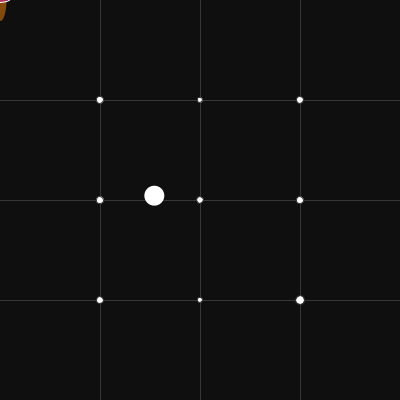
Frame 1 (no input)
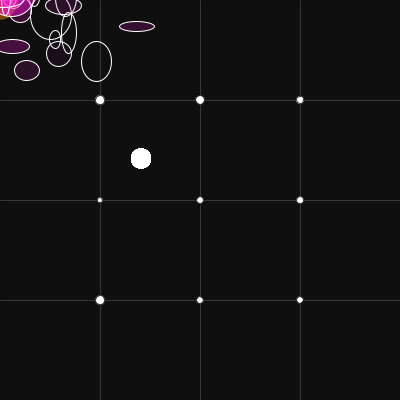
Frame 60 (the mouse pressed at the canvas centre just before this capture)
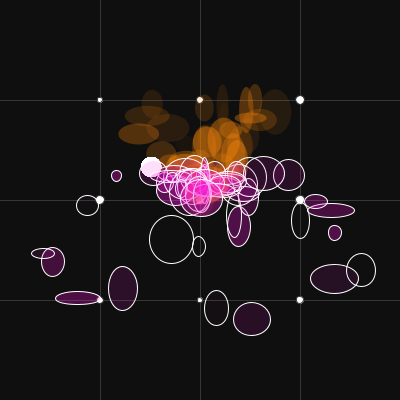
Frame 120 (the mouse held since frame 60 and released just before this capture)

The Processing sketch that drew these frames (run headless with seeded random() and noise(); from frame 60 on, the mouse is pressed at the canvas centre):

// Processing sketch: processing_107794
// ── processing_107794.pde

/***********************************************************
 Programmed by Jason Barles 

  Licence: Creative Commons Attribution 3.0 Unported 
  http://creativecommons.org/licenses/by/3.0/deed.en_US
  
 Date: 2/Apr/2013
 
 Description:
 Draws circular particles of orange and purple allowing you
 to control it with a mouse. A white circle randomly moves 
 around the screen.
 **********************************************************/
int MAX_PARTICLES = 50; // maximum number of particles for each type
int BACKGROUND_COLOUR = 15; // background colour
ArrayList orangeParticles; // list of Orange particles
ArrayList purpleParticles; // list of Purple particles
float noiseX, noiseY, pnoiseX, pnoiseY; // random locations for drawing the particles

void setup() {
  size(400,400);  
  noiseX = width * noise(50);  
  noiseY = height * noise(60);
  orangeParticles = new ArrayList();
  purpleParticles = new ArrayList();  
}

void draw() { 
  // update the noise pixel location so that it randomly draws
  // within the boundaries of the window
  pnoiseX = noiseX; pnoiseY = noiseY;
  noiseX = width * noise(50 + frameCount * 0.01); 
  noiseY = height * noise(60 + frameCount * 0.02); 
  
  // draw the orange and purple particles at the mouse location
  PVector randomLocation = new PVector(mouseX, mouseY);  
  orangeParticles.add(new Orange(randomLocation));
  purpleParticles.add(new Purple(randomLocation));   
  
  // refresh the background after drawing on the partices 
  // on the screen 
  background(BACKGROUND_COLOUR);  
  // draw a grid on the background
  drawGrid();  
    
  // draw the Orange particles
  for (int i = 0; i < orangeParticles.size(); i++ ) { 
    Orange op = (Orange) orangeParticles.get(i);
    op.run();   
    // draw a circle at the random noise location  
    fill(255);
    ellipse(noiseX, noiseY, 20, 20);       
  }
  
  // draw the Purple particles
  for (int i = 0; i < purpleParticles.size(); i++ ) { 
    Purple pp = (Purple) purpleParticles.get(i);
    pp.run();
  }  

  // remove the first particle in the array if it reaches 
  // the maximum size
  if (orangeParticles.size() > MAX_PARTICLES) {
    orangeParticles.remove(0); 
  } 
  if (purpleParticles.size() > MAX_PARTICLES) {
    purpleParticles.remove(0); 
  } 
}

/*
 drawGrid(): draws a grid with circles on the intersections
*/
void drawGrid(){
  stroke(55);
  strokeWeight(1);
  // draw the verticle grid lines
  for(int x=100; x < width; x+=100){
    line(x, 0, x, height);  
  } 
  // draw the horizontal grid lines
  for(int y=100; y < height; y+=100){
    line(0, y, width, y);
  } 
  // draw circles at the grid line intersections  
  for(int x=100; x < width; x+=100){
    for(int y=100; y < height; y+=100){
      fill(255);
      float size=random(5,10);
      ellipse(x, y, size, size);
    }
  }
}

/***********************************************************
 Programmed by Jason Barles
 Date: 2/Apr/2013
  
 Particle class that allows for subclasses to extend it. 
 **********************************************************/
class Particle{
  PVector velocity;
  PVector location;
  PVector acceleration;
  float timeToLive;

  Particle(PVector l) {
    acceleration = new PVector(0, 0);  
    velocity = new PVector(random(-2, 2), random(-2, -2));
    location = l.get();
    timeToLive =  random(10,120);
  }

  void run() {
    update();
    display();
  }

  void update(){
    velocity.add(acceleration);
    location.add(velocity);
    timeToLive -= 1;
  }
  
  void display() {  
    // blank to allow sub classes to extend this function
  }
  
  void addGravity(PVector gravity){
    acceleration.add(gravity);
  }
} 

/***********************************************************
 Programmed by Jason Barles
 SID: 430515442
 Date: 2/Apr/2013
  
 An orange particle that extends the time to live. This class
 inherits the Particle class.
 **********************************************************/
class Orange extends Particle {
  Orange(PVector l){
    super(l);
    timeToLive =  random(10,130); // extend the time to live
  }
  
  void display(){
    noStroke();
    fill(255, 136, 8, timeToLive); // add orange colour     
    ellipse(location.x, location.y, random(8,48), random(8,48));   
  }
}

/***********************************************************
 Programmed by Jason Barles
 Date: 2/Apr/2013
  
 A purple particle that applies gravity. This class
 inherits the Particle class.  
 **********************************************************/
class Purple extends Particle {
  float gravityY = 0.01; // the gravity amount to apply on each display call
  
  Purple(PVector l){
    super(l);
    // apply a wider velocity between the x and y axis
    velocity = new PVector(random(-4, 4), random(-2, -2));    
  }
  
  void display(){
    strokeWeight(1);
    stroke(255);
    fill(245, 17, 215, timeToLive); // add purple colour     
    ellipse(location.x, location.y, random(8,48), random(8,48));   
    addGravity(new PVector(0,gravityY));    
  }
}
